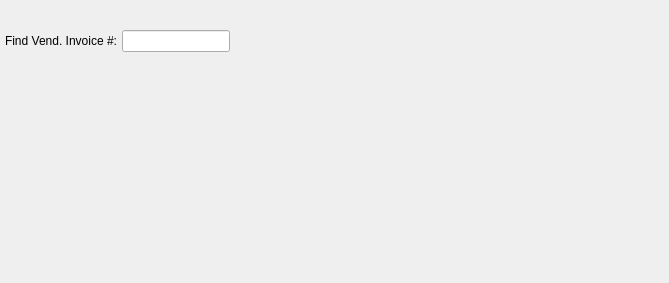
<?xml version="1.0" encoding="UTF-8"?>
<ui version="4.0">
 <comment>This file is part of the xTuple ERP: PostBooks Edition, a free and
open source Enterprise Resource Planning software suite,
Copyright (c) 1999-2019 by OpenMFG LLC, d/b/a xTuple.
It is licensed to you under the Common Public Attribution License
version 1.0, the full text of which (including xTuple-specific Exhibits)
is available at www.xtuple.com/CPAL.  By using this software, you agree
to be bound by its terms.</comment>
 <class>dspVendorAPHistory</class>
 <widget class="QWidget" name="dspVendorAPHistory">
  <property name="geometry">
   <rect>
    <x>0</x>
    <y>0</y>
    <width>669</width>
    <height>283</height>
   </rect>
  </property>
  <property name="windowTitle">
   <string>Vendor History</string>
  </property>
  <layout class="QVBoxLayout" name="verticalLayout">
   <item>
    <layout class="QGridLayout" name="gridLayout">
     <item row="0" column="0" rowspan="3" colspan="5">
      <widget class="VendorGroup" name="_vend"/>
     </item>
     <item row="0" column="5">
      <widget class="DateCluster" name="_dates"/>
     </item>
     <item row="1" column="5" rowspan="2">
      <spacer name="Spacer32">
       <property name="orientation">
        <enum>Qt::Vertical</enum>
       </property>
       <property name="sizeType">
        <enum>QSizePolicy::Preferred</enum>
       </property>
       <property name="sizeHint" stdset="0">
        <size>
         <width>20</width>
         <height>7</height>
        </size>
       </property>
      </spacer>
     </item>
     <item row="0" column="6" rowspan="3">
      <spacer name="horizontalSpacer">
       <property name="orientation">
        <enum>Qt::Horizontal</enum>
       </property>
       <property name="sizeHint" stdset="0">
        <size>
         <width>0</width>
         <height>20</height>
        </size>
       </property>
      </spacer>
     </item>
     <item row="3" column="0" colspan="6">
      <layout class="QHBoxLayout" name="horizontalLayout">
       <item>
        <widget class="QLabel" name="_searchInvoiceNumLit">
         <property name="text">
          <string>Find Vend. Invoice #:</string>
         </property>
        </widget>
       </item>
       <item>
        <widget class="QLineEdit" name="_searchInvoiceNum"/>
       </item>
       <item>
        <spacer name="horizontalSpacer_2">
         <property name="orientation">
          <enum>Qt::Horizontal</enum>
         </property>
         <property name="sizeHint" stdset="0">
          <size>
           <width>40</width>
           <height>20</height>
          </size>
         </property>
        </spacer>
       </item>
      </layout>
     </item>
    </layout>
   </item>
   <item>
    <spacer name="verticalSpacer">
     <property name="orientation">
      <enum>Qt::Vertical</enum>
     </property>
     <property name="sizeHint" stdset="0">
      <size>
       <width>20</width>
       <height>11</height>
      </size>
     </property>
    </spacer>
   </item>
  </layout>
  <zorder>_vend</zorder>
  <zorder>_searchInvoiceNumLit</zorder>
  <zorder>_dates</zorder>
  <zorder>horizontalSpacer</zorder>
  <zorder>verticalSpacer</zorder>
 </widget>
 <layoutdefault spacing="5" margin="5"/>
 <customwidgets>
  <customwidget>
   <class>DateCluster</class>
   <extends>QWidget</extends>
   <header>datecluster.h</header>
   <container>1</container>
  </customwidget>
  <customwidget>
   <class>VendorGroup</class>
   <extends>QWidget</extends>
   <header>vendorgroup.h</header>
  </customwidget>
 </customwidgets>
 <tabstops>
  <tabstop>_vend</tabstop>
  <tabstop>_searchInvoiceNum</tabstop>
 </tabstops>
 <includes>
  <include location="global">parameter.h</include>
 </includes>
 <resources/>
 <connections/>
</ui>
